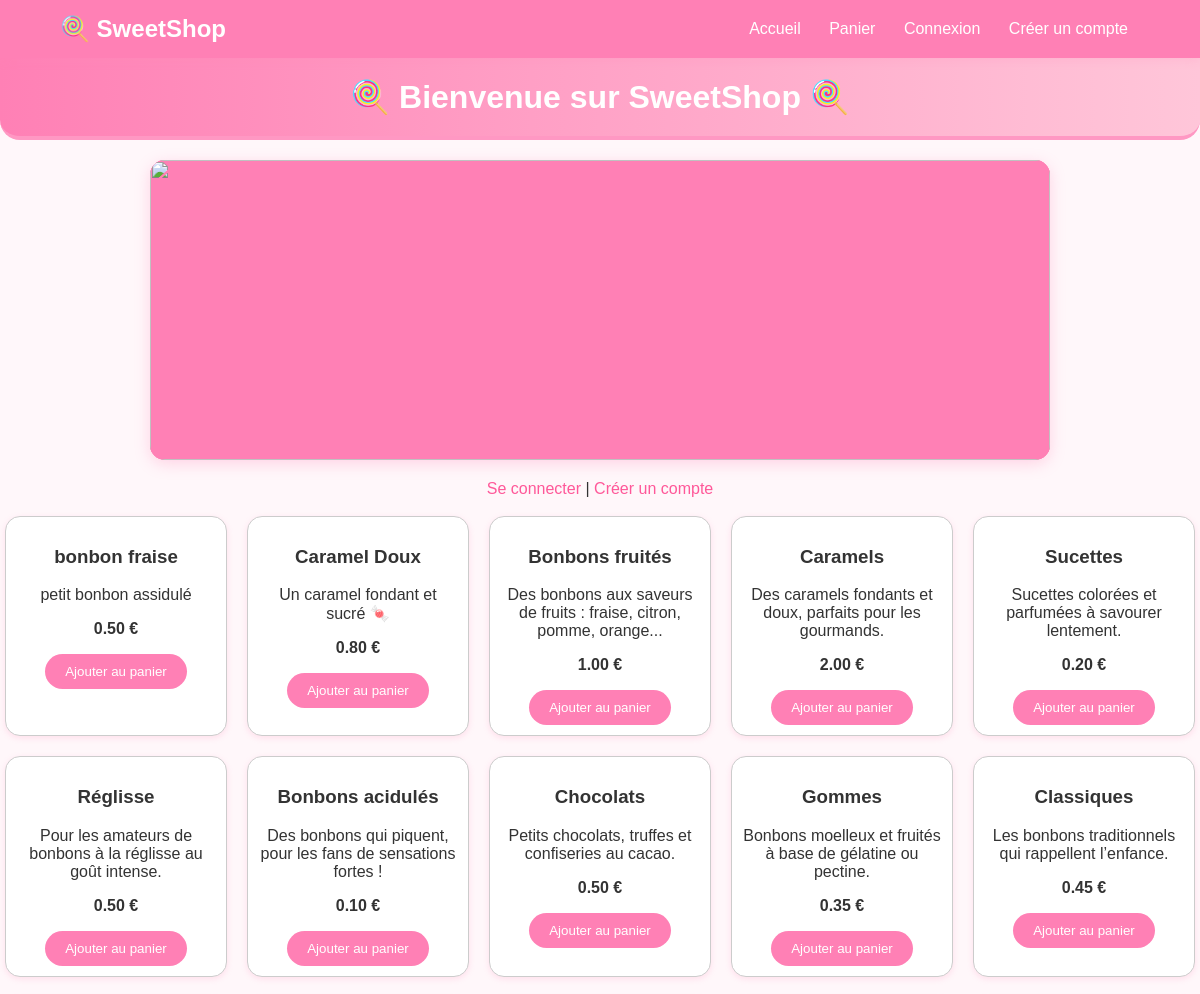
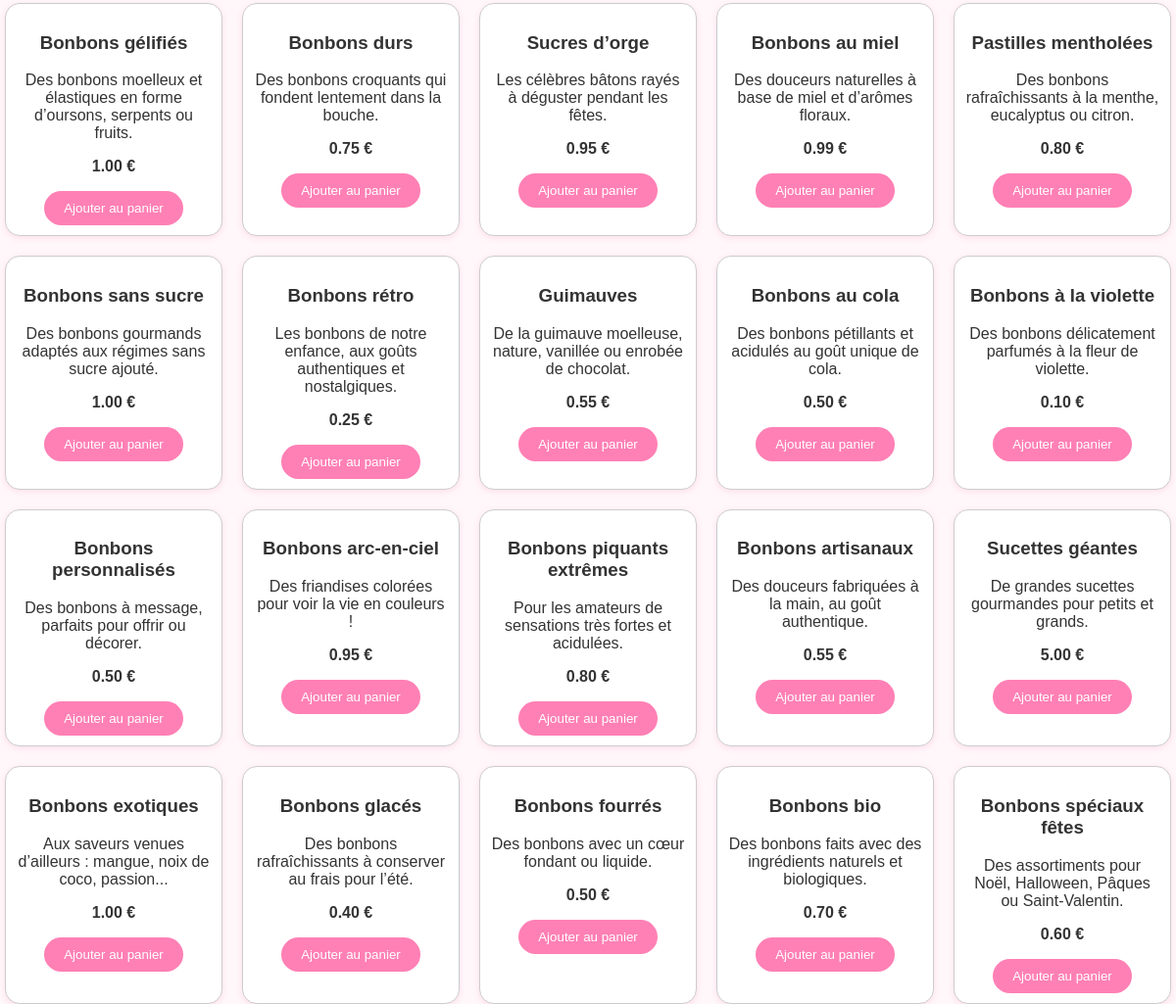
The page /sweetshopcandy/index.php on the database its author committed (2 pictures, top to bottom).
### tables this page shows
CREATE TABLE IF NOT EXISTS `products` (
  `id` int NOT NULL AUTO_INCREMENT,
  `name` varchar(100) NOT NULL,
  `description` text,
  `price` decimal(6,2) NOT NULL,
  `image` varchar(255) DEFAULT NULL,
  PRIMARY KEY (`id`)
);

### sweetshopcandy/index.php (the view, shortened to what this page needs)
<?php include "header.php"; ?>
<?php include "configuration.php"; ?>
<h1>🍭 Bienvenue sur SweetShop 🍭</h1>
<div class="slider">
  <div class="slides">
     <img src="images/image_slide1.webp" class="slide active">
  </div>
</div>
<?php
if (isset($_SESSION["user_name"])) {
     echo "<p>Bonjour, <strong>" . $_SESSION["user_name"] . "</strong> !</p>";
     echo "<a href='logout.php'>Se déconnecter</a><br><br>";
} else {
     echo "<a href='login.php'>Se connecter</a> | <a href='register.php'>Créer un compte</a><br><br>";
}
$sql = "SELECT * FROM products";
$result = mysqli_query($conn, $sql);
if (mysqli_num_rows($result) > 0) {
    echo "<div style='display:flex; flex-wrap:wrap; gap:20px; justify-content:center;'>";
    while ($row = mysqli_fetch_assoc($result)) {
        echo "<div style='border:1px solid #ccc; padding:10px; width:200px; text-align:center; border-radius:10px;'>";
        echo "<h3>" . htmlspecialchars($row['name']) . "</h3>";
        echo "<p>" . htmlspecialchars($row['description']) . "</p>";
        echo "<p><strong>" . number_format($row['price'], 2) . " €</strong></p>";
        echo "<a href='panier.php?action=add&id=" . $row['id'] . "'><button>Ajouter au panier</button></a>";
        echo "</div>";
    }
    echo "</div>";
} else {
    echo "<p>Aucun bonbon disponible pour le moment 🍬</p>";
}
?>

### sweetshopcandy/style.css (style rules this page uses)
h1 { background: linear-gradient(90deg, #ff80b5, #ffc6d9); color: white; padding: 20px; margin: 0; border-bottom: 4px solid #ff98c3; border-radius: 0 0 20px 20px; }
button, a.button { background-color: #ff80b5; color: white; border: none; padding: 10px 20px; border-radius: 20px; cursor: pointer; text-decoration: none; transition: 0.3s; }
div[style*='border:1px'] { background-color: #fff; border: 2px solid #ffd6e2; box-shadow: 0px 2px 6px rgba(255, 128, 181, 0.2); border-radius: 15px !important; transition: 0.3s; }
a { color: #ff5899; text-decoration: none; }
.slider { width: 90%; max-width: 900px; height: 300px; margin: 20px auto; border-radius: 15px; overflow: hidden; box-shadow: 0 4px 15px rgba(255, 128, 181, 0.3); position: relative; background-color:#ff80b5; }
.slides { display: flex; width: 100%; height: 100%; position: relative; background-color:#ff80b5; }
.slide { width: 100%; height: 100%; object-fit: cover; position: absolute; top: 0; left: 0; opacity: 0; transition: opacity 1s ease-in-out; background-color:#ff80b5; }
.slide.active { opacity: 1; background-color:#ff80b5; }

### rows shown on the page
products: name "bonbon fraise", description "petit bonbon assidulé", price "0.50"
products: name "Caramel Doux", description "Un caramel fondant et sucré 🍬", price "0.80"
products: name "Bonbons fruités", description "Des bonbons aux saveurs de fruits : fraise, citron, pomme, orange...", price "1.00"
products: name "Caramels", description "Des caramels fondants et doux, parfaits pour les gourmands.", price "2.00"
products: name "Sucettes", description "Sucettes colorées et parfumées à savourer lentement.", price "0.20"
products: name "Réglisse", description "Pour les amateurs de bonbons à la réglisse au goût intense.", price "0.50"
products: name "Bonbons acidulés", description "Des bonbons qui piquent, pour les fans de sensations fortes !", price "0.10"
products: name "Chocolats", description "Petits chocolats, truffes et confiseries au cacao.", price "0.50"
products: name "Gommes", description "Bonbons moelleux et fruités à base de gélatine ou pectine.", price "0.35"
products: name "Classiques", description "Les bonbons traditionnels qui rappellent l’enfance.", price "0.45"
products: name "Bonbons gélifiés", description "Des bonbons moelleux et élastiques en forme d’oursons, serpents ou fruits.", price "1.00"
products: name "Bonbons durs", description "Des bonbons croquants qui fondent lentement dans la bouche.", price "0.75"
products: name "Sucres d’orge", description "Les célèbres bâtons rayés à déguster pendant les fêtes.", price "0.95"
products: name "Bonbons au miel", description "Des douceurs naturelles à base de miel et d’arômes floraux.", price "0.99"
products: name "Pastilles mentholées", description "Des bonbons rafraîchissants à la menthe, eucalyptus ou citron.", price "0.80"
products: name "Bonbons sans sucre", description "Des bonbons gourmands adaptés aux régimes sans sucre ajouté.", price "1.00"
products: name "Bonbons rétro", description "Les bonbons de notre enfance, aux goûts authentiques et nostalgiques.", price "0.25"
products: name "Guimauves", description "De la guimauve moelleuse, nature, vanillée ou enrobée de chocolat.", price "0.55"
products: name "Bonbons au cola", description "Des bonbons pétillants et acidulés au goût unique de cola.", price "0.50"
products: name "Bonbons à la violette", description "Des bonbons délicatement parfumés à la fleur de violette.", price "0.10"
products: name "Bonbons personnalisés", description "Des bonbons à message, parfaits pour offrir ou décorer.", price "0.50"
products: name "Bonbons arc-en-ciel", description "Des friandises colorées pour voir la vie en couleurs !", price "0.95"
products: name "Bonbons piquants extrêmes", description "Pour les amateurs de sensations très fortes et acidulées.", price "0.80"
products: name "Bonbons artisanaux", description "Des douceurs fabriquées à la main, au goût authentique.", price "0.55"
products: name "Sucettes géantes", description "De grandes sucettes gourmandes pour petits et grands.", price "5.00"
products: name "Bonbons exotiques", description "Aux saveurs venues d’ailleurs : mangue, noix de coco, passion...", price "1.00"
products: name "Bonbons glacés", description "Des bonbons rafraîchissants à conserver au frais pour l’été.", price "0.40"
products: name "Bonbons fourrés", description "Des bonbons avec un cœur fondant ou liquide.", price "0.50"
products: name "Bonbons bio", description "Des bonbons faits avec des ingrédients naturels et biologiques.", price "0.70"
products: name "Bonbons spéciaux fêtes", description "Des assortiments pour Noël, Halloween, Pâques ou Saint-Valentin.", price "0.60"
